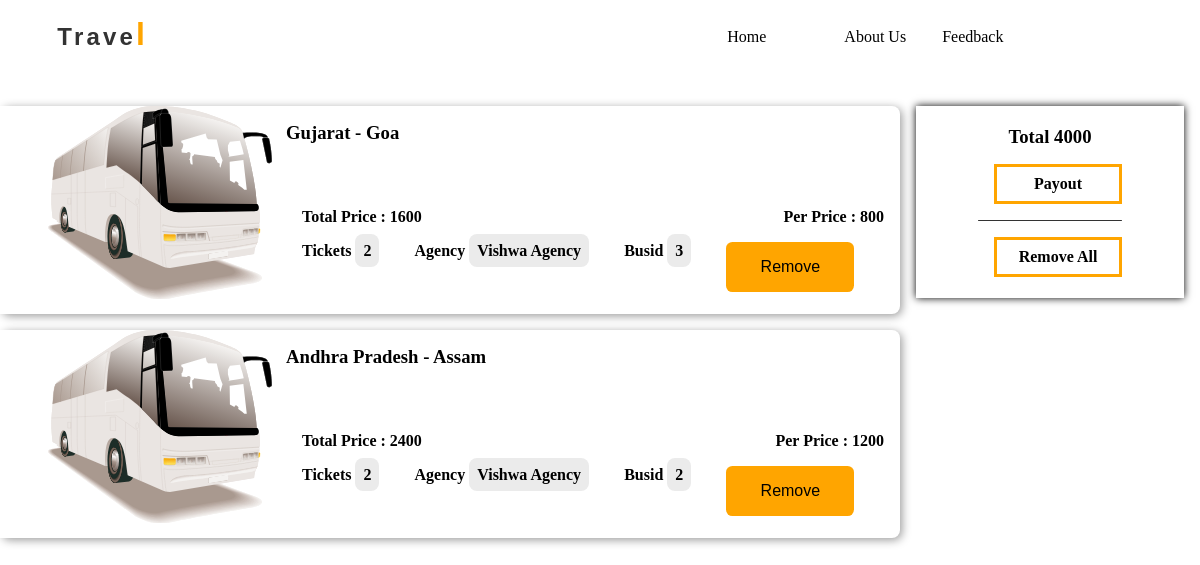
/app/cart/ (signed in), run on the app's committed database.
### App/models.py (models this page shows)
class ticket(models.Model):
    email = models.EmailField()
    source = models.CharField(max_length=25)
    destination = models.CharField(max_length=25)
    numTickets = models.IntegerField()
    stateid = models.IntegerField(default=0)
    agencyid = models.IntegerField(default=0)
    price = models.IntegerField()
    orderid = models.CharField(max_length=25 , default = 0)

class bus(models.Model):
    agency = models.CharField(max_length=25)
    state = models.ForeignKey(state, on_delete=models.CASCADE)
    agencyid = models.IntegerField(default = 0)
    busid = models.IntegerField()
    seats = models.IntegerField()
    price = models.IntegerField()
    stateid = models.IntegerField()

### App/views.py (the view)
# urls.py: path('cart/' , cart ,name='cart') ,
def cart(request):
    if 'email' in request.session:
        a = register.objects.get(email = request.session['email'])
        c = ticket.objects.filter(email = a.email , orderid = "0")
        total= 0
        for i in c:
            total = i.price+ total
        for i in c:
            if i.numTickets == 0:
                i.delete()
        if len(c) == 0:
            return render(request,'card.html',{'session' :a ,'data':c,'total' :total})
        else:
            try:
                li =[]
                tid = []
                for i in c:
                    bs = bus.objects.get(id = i.agencyid)
                    bus_details = {"source":i.source,"destination":i.destination,"Total_Price":i.price,"price":bs.price, "numTickets":i.numTickets ,'agent':bs.agency, "agency":i.agencyid , "busid":bs.busid , "id":i.id}
                    li.append(bus_details)
                    tid.append(i.id)
            except :
                print(len(c), ' ================')
            finally:
                return render(request,'card.html',{'session' :a ,'data':li,'total' :total,"show" : True})
    else:
        return redirect('login')

### App/templates/card.html (shortened to what this page needs)
{% extends "navbar.html" %}
{% block abc %}
<!DOCTYPE html>
<html lang="en">
<head>
</head>
<body>
    <div class="con">
        <div class="box">
            {% for i in data %}
            <div class="cart">
                <div class="cart_left">
                    <!DOCTYPE svg PUBLIC "-//W3C//DTD SVG 1.1//EN" "http://www.w3.org/Graphics/SVG/1.1/DTD/svg11.dtd">
</div>
<div class="cart_right">
    <h3>{{i.source}} - {{i.destination}}</h3>
    <div class="price_box">
        <h4>Total Price : <span class="price">{{i.Total_Price}}</span>
        </h4>
        <h4>Per Price : <span class="price">{{i.price}}</span></h4>
    </div>
    <div class="qty_box">
        <div>Tickets <span class="qty">{{i.numTickets}}</span> </div>
        <div>Agency <span class="qty">{{i.agent}}</span> </div>
        <div>Busid <span class="qty">{{i.busid}}</span> </div>
        <div>
            <a href={% url "remove" i.agency i.id %}>
                <button>Remove</button>
                <i class="fa-solid fa-Trash"></i>
            </a>
        </div>
    </div>
</div>
</div>
{% endfor %}
</div>
<div class="total_box">
    <h3>Total <span>{{total}}</span></h3>
    <a href={% url "checkout" %}>
        <div class="total">
            Payout
        </div>
    <a href={% url "removeall" %}>
        {% if show %}
        <hr
        style="border: 0; margin-top: 1rem; height:1px; width: 100%; border-radius: 1px; background-color: #333;">
        <div class="total">
            Remove All
        </div>
        {% endif %}
</div>
</div>
</body>
</html>
{% endblock abc %}

### App/static/CSS/style.css (style rules this page uses)
* { padding: 0; margin: 0; box-sizing: border-box; }
a { text-decoration: none; color: black; }
a>i { color: rgb(255, 159, 49); }
i { padding: .8rem; cursor: pointer; }

### App/templates/card.html (style rules this page uses)
* { margin: 0; padding: 0; box-sizing: border-box; }
.con { display: flex; justify-content: center; margin-top: 2rem; }
.box .cart { width: 75vw; height: 13rem; display: flex; margin: auto; background-color: white; margin: 0rem auto 1rem auto; border-radius: .5rem; }
.cart { box-shadow: 2px 2px 10px rgba(0,0,0, .4); }
.cart_left { width: 30%; height: 100%; background-color: rgb(255, 255, 255); }
.cart_right { padding: 1rem; width: 70%; height: 100%; }
button { background-color: orange; padding: 1rem; border: none; width: 8rem; border-radius: .4rem; font-size: 1rem; cursor: pointer; }
.price_box, .qty_box { display: flex; width: 100%; padding: 1rem 0 0 1rem; justify-content: space-between; position: relative; bottom: -3rem; font-weight: bold; }
.qty_box .qty { width: 1.3rem; height: 1rem; background-color: rgb(235, 235, 235); padding: .5rem; border-radius: .5rem; }
.qty_box button { transition: all .3s; }
#svg2 { width: 14rem; margin-left: 3rem; }
.total_box { background-color: white; padding: 1rem; display: flex; align-items: center; flex-direction: column; justify-content: center; width: 20rem; margin-left: 1rem; margin-right: 1rem; height: 12rem; box-shadow: 0.01rem 0.01rem 0.5rem black; }
.total { text-align: center; font-weight: bolder; width: 8rem; margin: 1rem 0 0 1rem; padding: 0.5rem 1rem 0.5rem 1rem; border: 3px solid orange; }
html { overflow-x: hidden; user-select: none; }

### data on the page
ticket: source "Gujarat", destination "Goa"
bus: agent "Vishwa Agency"
ticket: source "Andhra Pradesh", destination "Assam"
bus: agent "Vishwa Agency"

### other printed values
{{ i.Total_Price }} "1600" "2400"
{{ i.price }} "800" "1200"
{{ i.numTickets }} "2" "2"
{{ i.busid }} "3" "2"
{{ total }} "4000"
